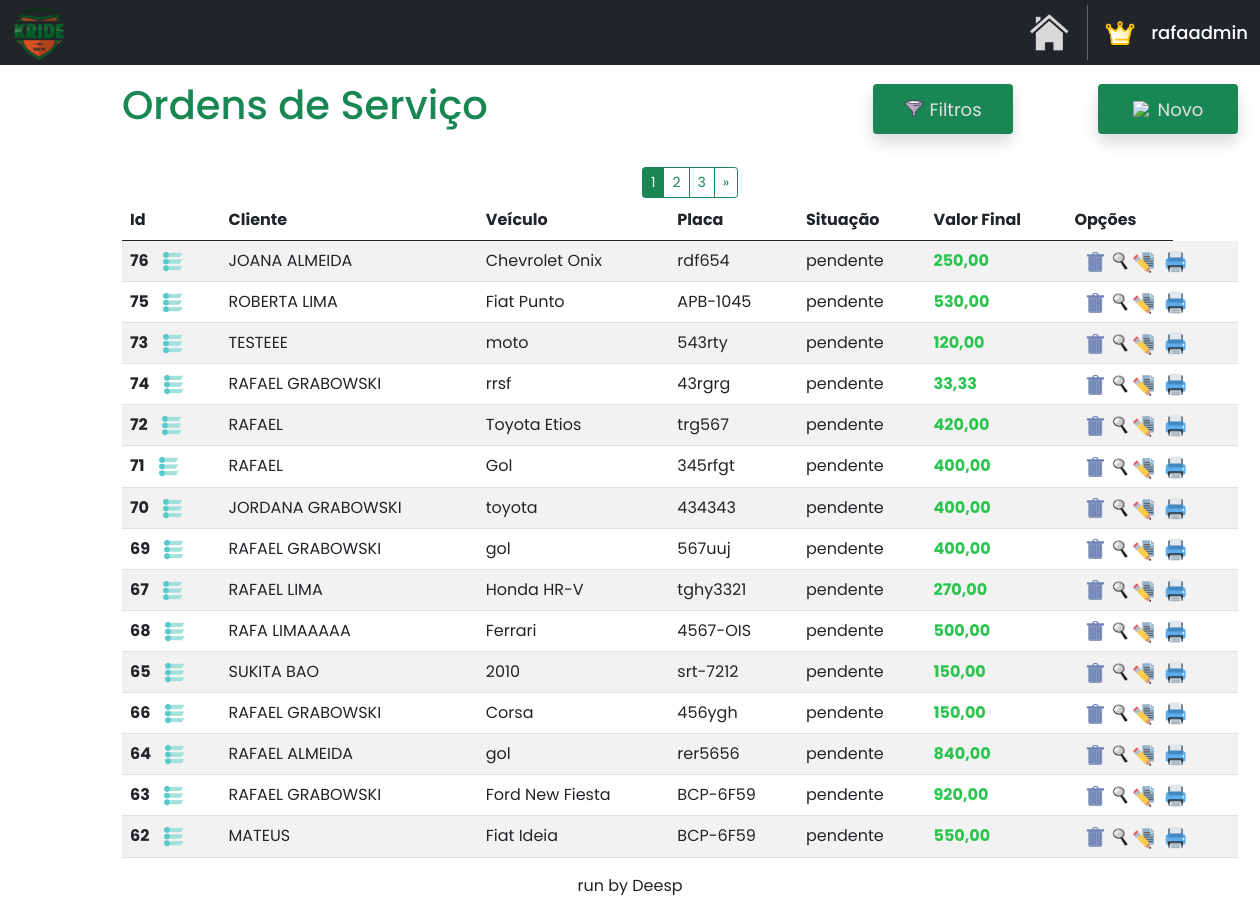
/home/ordem_servico (signed in), run on an earlier commit of the app's database.
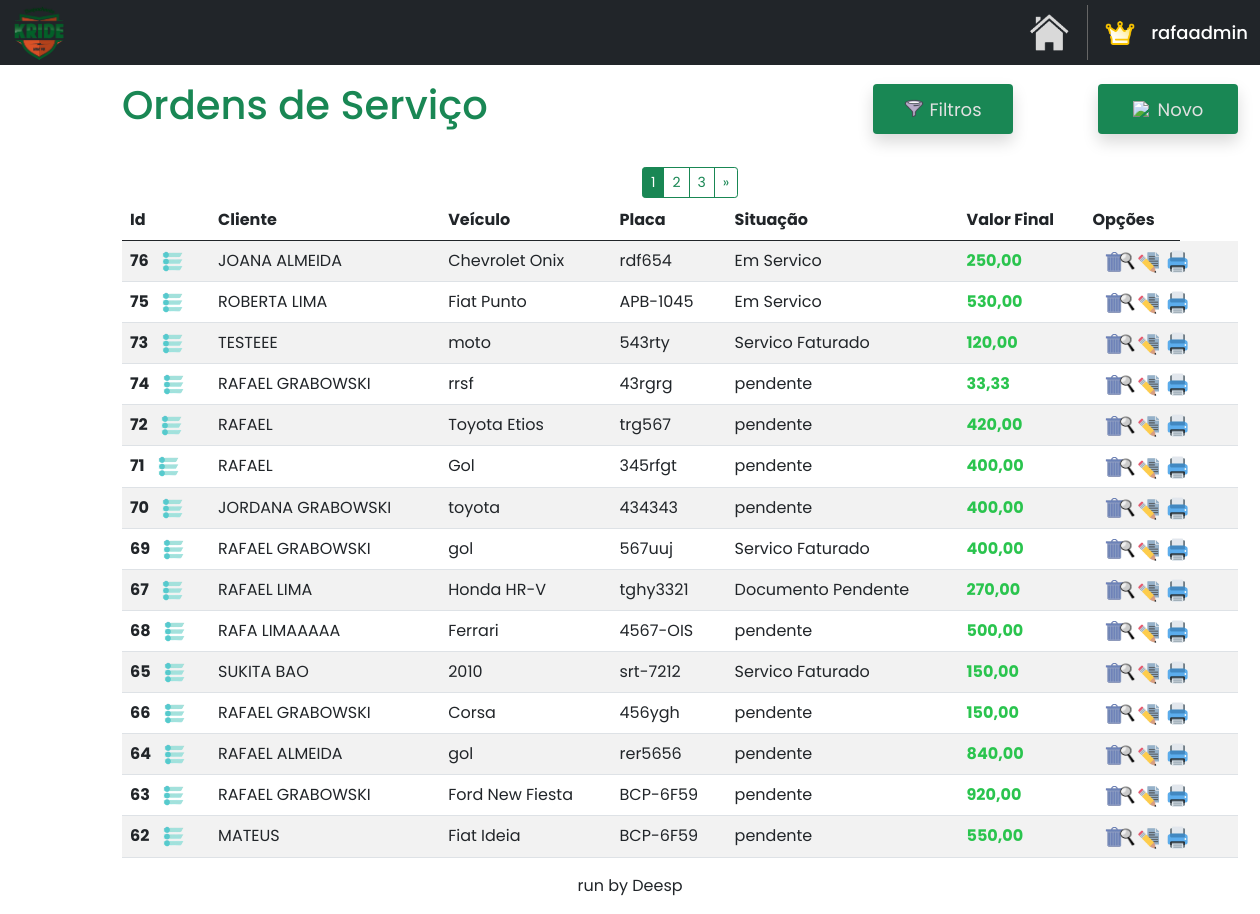
And on a later commit of the database.
### OS/models.py (models this page shows)
class OrdemServico(models.Model):
    renavam = models.CharField(max_length=80)
    placa = models.CharField(max_length=15)
    cliente_id = models.ForeignKey(Cliente, on_delete=models.CASCADE)
    nome_cliente = models.CharField(max_length=40)
    chassi = models.CharField(max_length=30, default='')
    cor = models.CharField(max_length=20, default='')
    combustivel = models.CharField(max_length=15, default='')
    modelo = models.CharField(max_length=50, default='')
    valor_veiculo = models.CharField(max_length=15, default='')
    ano_modelo = models.CharField(max_length=10, default='')
    pendencias = models.CharField(max_length=60, default='')
    data_entrega = models.DateField(null=True, blank=True)
    data_aq = models.DateField(null=True, blank=True)
    data_servico = models.DateField(default=datetime.date.today)
    desconto = models.CharField(max_length=30, default='')
    valor_f = models.CharField(max_length=30, default='')
    observacoes = models.TextField(blank=True, null=True)
    status = models.CharField(max_length=20, default='')
    cpf_vendedor = models.CharField(max_length=20, default='')
    concessionaria = models.CharField(max_length=60, default='')
    tipo_veiculo = models.CharField(max_length=15, default='')

### OS/views.py (the view)
# urls.py: path('ordem_servico', osviews.ordem_servico, name='ordem_servico'),
@login_required
def ordem_servico(request):
    return paginacao(request)

### OS/views.py (called while the page is built)
@login_required
def paginacao(request):
    ordens_servicos = OrdemServico.objects.all().values('id', 'nome_cliente', 'modelo', 'placa', 'status', 'valor_f').order_by('-data_servico')
    ordens_servicos_paginados = Paginator(ordens_servicos, 15)
    page_num = request.GET.get('page')
    ordens_servicos = ordens_servicos_paginados.get_page(page_num)
    return render(request, 'os.html', {'ordens_servicos': ordens_servicos})

### OS/templates/os.html (shortened to what the changed rows need)
{% extends "base.html" %}
{% load static %}
{% block content %}
<!DOCTYPE html>
<html lang="en">
<head>
    <link href="https://cdn.jsdelivr.net/npm/bootstrap@5.0.2/dist/css/bootstrap.min.css" rel="stylesheet">
</head>
<body>
    <div class="container mt-3 custom-container">
        <div class="d-flex justify-content-start align-items-center">
            <h1 class="me-auto text-success">Ordens de Serviço</h1>
        </div>
        <table class="table table-striped mt-3">
            <thead>
                <tr>
                    <th scope="col">Id</th>
                    <th scope="col">Cliente</th>
                    <th scope="col">Veículo</th>
                    <th scope="col">Placa</th>
                    <th scope="col">Situação</th>
                    <th scope="col">Valor Final</th>
                    <th scope="col">Opções</th>
                </tr>
            </thead>
            <tbody  id="tbodyOrdens">
                {% for ordem_servico in ordens_servicos %}
                    <tr>
                        <th>
                            {{ordem_servico.id}}
                            <a href="#" class="openOptions">
                                <img src="{% static 'images/status.png' %}" style="width: 23px; height: 21px; margin-left: 9px;" alt="status" title="ALTERAR STATUS">
                            </a>
                        </th>
                        <td>{{ordem_servico.nome_cliente|upper}}</td>
                        <td>{{ordem_servico.modelo}}</td>
                        <td>{{ordem_servico.placa}}</td>
                        <td>{{ordem_servico.status}}</td>
                        <td style="color: #2ac44e; font-weight: bold;">{{ordem_servico.valor_f}}</td>
                        <td>
                            <a href="#" class="delete-button" data-toggle="modal" data-target="#confirmDeleteModal" data-url="{% url 'excluir_os' ordem_servico.id %}" title="EXCLUIR" style="height: 20px; margin-left: 10px;">
                                <img src="{% static 'images/excluir.png' %}" style="width: 24px; height: 22px;">
                            </a>
                        </td>
                        <td>
                            <a href="{% url 'consultar_os' ordem_servico.id %}"  title="CONSULTAR" style="height: 20px; margin-left: -71px;">
                                <img src="{% static 'images/consultar.png' %}" style="width: 22px; height: 23px;">
                            </a>
                        </td>
                        <td>
                            <a href="{% url 'editar_os' ordem_servico.id %}"  title="EDITAR" style="height: 20px; margin-left: -70px;">
                                <img src="{% static 'images/editaros.png' %}" style="width: 22px; height: 23px;">
                            </a>
                        </td>
                        <td>
                            <a href="{% url 'imprimir_os' ordem_servico.id %}"  title="IMPRIMIR" style="height: 20px; margin-left: -60px;">
                                <img src="{% static 'images/imprimiros.png' %}" style="width: 22px; height: 23px;">
                            </a>
                        </td>
                    </tr>
                {% endfor %}
            </tbody>
        </table>
    </div>
</body>
</html>
{% endblock %}

What changed in the data, as far as the page shows it:
changed OrdemServico "JOANA ALMEIDA": status "pendente" → "Em Servico"
changed OrdemServico "ROBERTA LIMA": status "pendente" → "Em Servico"
changed OrdemServico "TESTEEE": status "pendente" → "Servico Faturado"
changed OrdemServico "567uuj": status "pendente" → "Servico Faturado"
changed OrdemServico "RAFAEL LIMA": status "pendente" → "Documento Pendente"
changed OrdemServico "SUKITA BAO": status "pendente" → "Servico Faturado"
